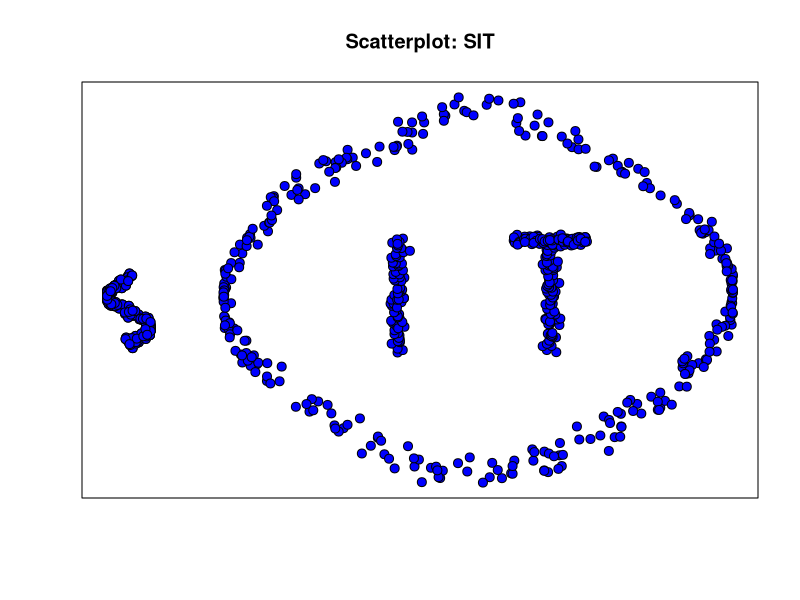
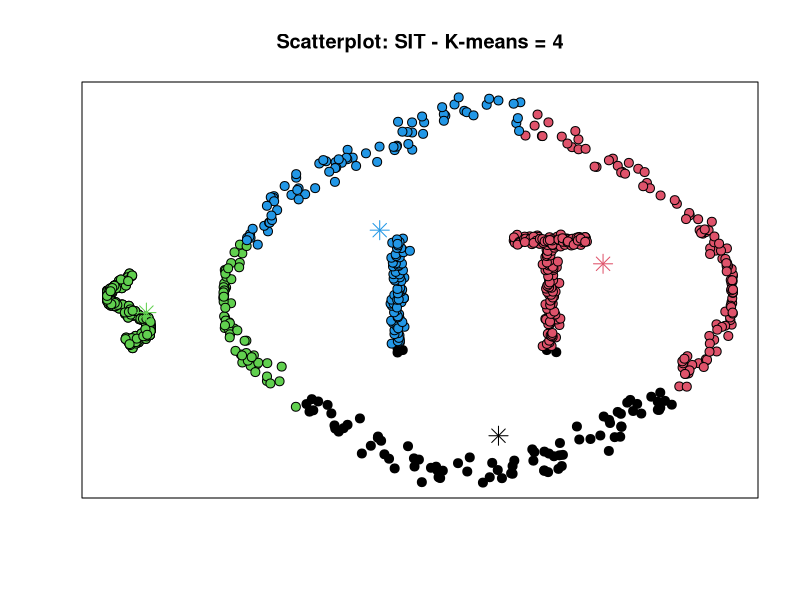
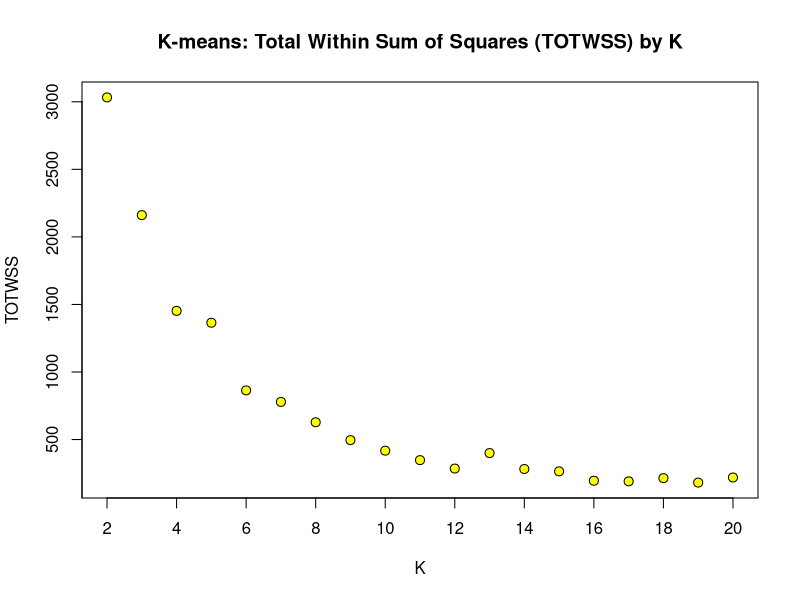
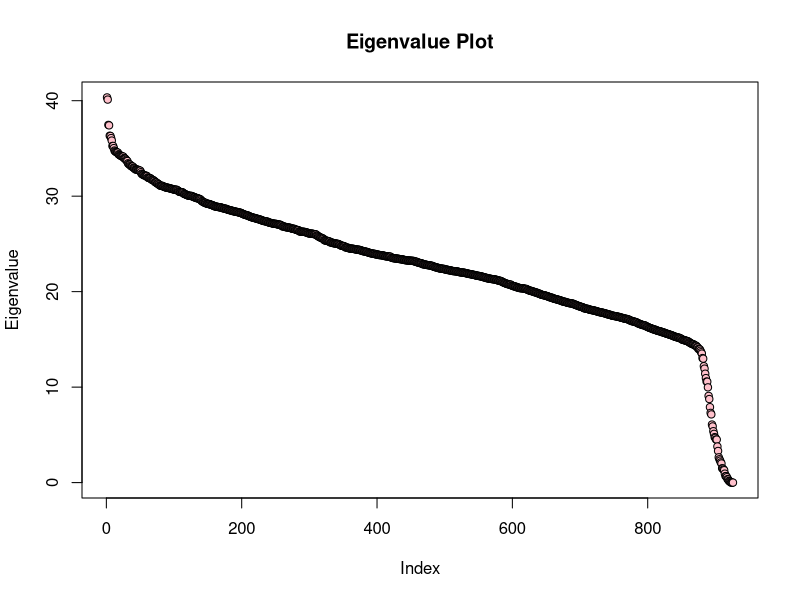
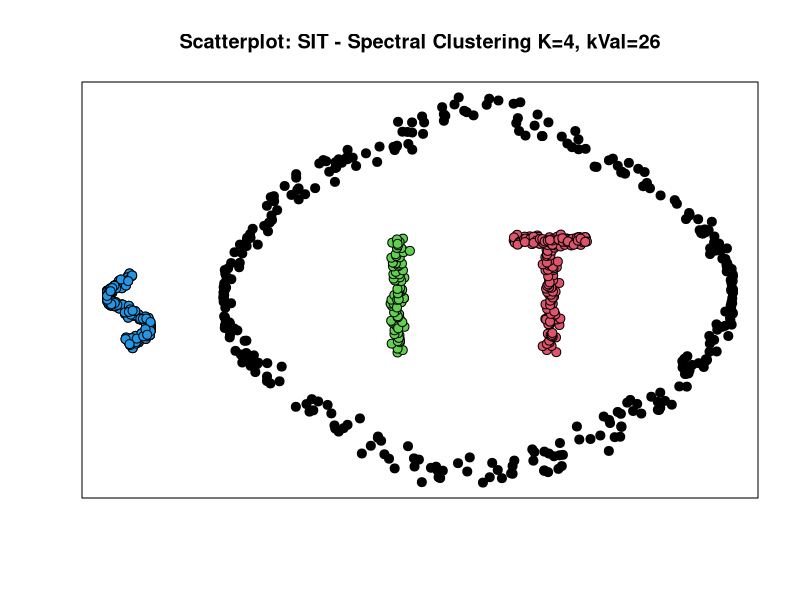
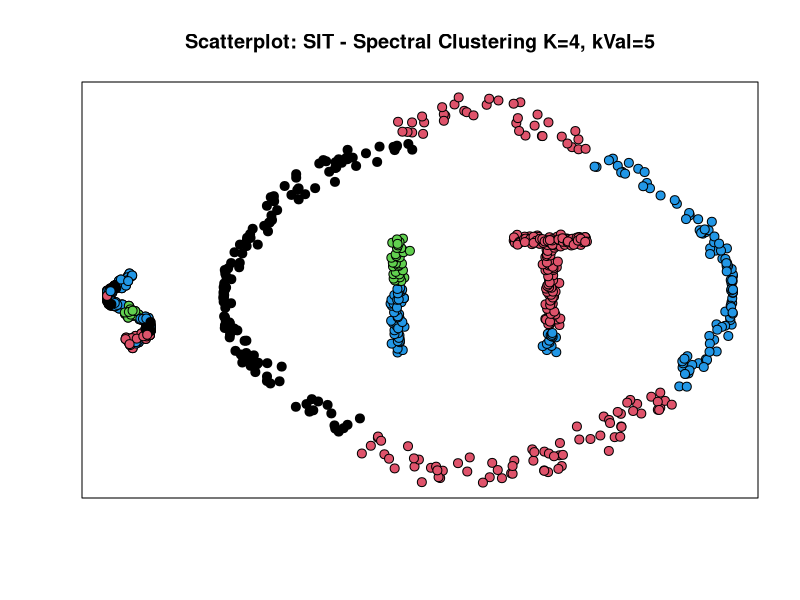

These figures' R source, in order:
## ---- chunk 1
knitr::opts_chunk$set(echo = TRUE)
## ---- chunk 2
# Read in the Data
zz<-read.table("Data/lettersdata.txt")
zz<-as.matrix(zz)
## ---- chunk 3
zz[1:10,]
## ---- chunk 4
# Plot the Data
plot(zz,
     main = "Scatterplot: SIT",
     pch = 21,
     col = "black",
     bg = "blue",
     cex = 1.2,
     xaxt = 'n', 
     yaxt = 'n',
     xlab = '', 
     ylab = '')
## ---- chunk 5
cl <- kmeans(zz, 4, nstart = 25)
## ---- chunk 6
plot(zz,
     main = "Scatterplot: SIT - K-means = 4",
     col = 'black', 
     bg = cl$cluster, 
     pch=21,
     cex = 1.2,
     xaxt = 'n', 
     yaxt = 'n',
     xlab = '', 
     ylab = '')

points(cl$centers, 
       col = 1:5, 
       pch = 8,
       cex = 1.8
)
## ---- chunk 7
#Initialize Matrix with 2 columns: One for the K, the other for the TOTWSS
totwss <- matrix(0, nrow = 19, ncol = 2)
totwss[,1] <- 2:20 # Assign 2:20 to first column

#Vectorize the K-means function such that it is applied to each number of K (Faster than for loop)
totwss[,2] <- unlist(lapply(2:20, function(i) kmeans(zz, centers=i)$tot.withinss))  
## ---- chunk 8
plot(totwss, 
     main="K-means: Total Within Sum of Squares (TOTWSS) by K",
     xlab= "K",
     ylab= "TOTWSS",
     col = 'black', 
     bg = 'yellow', 
     pch=21,
     cex = 1.2,
     axes = FALSE) #Clears axes

# Create Custom Axes

# Create X axis: Set ticks to start at 2 and go up by 2.
axis(1, at = seq(2, 20, by = 2))

# Create Y Axis: Set ticks to start at 0 and go up by 500.
axis(2, at = seq(0, 3000, by = 500))

# Redraw the Box
box()
## ---- chunk 9
dZZ<-as.matrix(dist(zz)) # compute eucleadean distances
cParam = 1 # parameter of similarity function
S<-exp(-dZZ/cParam) #compute similarity matrix
## ---- chunk 10
#S-distance matrix and k-no of neighbours
AffMat <- function(S, k) {
  n <- nrow(S)
  AM <- matrix(0, nrow = n, ncol = n)
  
  for (i in 1:n) {
    top_k_indices <- order(S[i, ], decreasing = TRUE)[1:k]
    AM[i, top_k_indices] <- S[i, top_k_indices]
    AM[top_k_indices, i] <- AM[i, top_k_indices]
  }
  
  AM
}
## ---- chunk 11
kVal=26   
A<-AffMat(S,kVal)
## ---- chunk 12
D <- diag(apply(A, 1, sum)) # sum rows
## ---- chunk 13
L <- D - A
## ---- chunk 14
eigL <-eigen(L)
## ---- chunk 15
plot(eigL$values,
     main = "Eigenvalue Plot",
     ylab= "Eigenvalue",
     col = 'black', 
     bg = 'pink', 
     pch=21,
     cex = 0.98)
## ---- chunk 16
tail(eigL$values, 10)
## ---- chunk 17

k<-4
Z<- eigL$vectors[,(ncol(eigL$vectors)-k+1):ncol(eigL$vectors)]

## ---- chunk 18
cl2 <- kmeans(Z, k, nstart=25)
## ---- chunk 19
plot(zz, 
     main = "Scatterplot: SIT - Spectral Clustering K=4, kVal=26",
     col='black',
     bg=cl2$cluster,
     pch=21,
     cex = 1.2,
     xaxt = 'n', 
     yaxt = 'n',
     xlab = '', 
     ylab = ''
)
## ---- chunk 20

kVal_2 = 5   
A_2<-AffMat(S,kVal_2)
D_2 <- diag(apply(A_2, 1, sum)) 
L_2 <- D_2 - A_2
eigL_2 <-eigen(L_2)
Z_2<- eigL_2$vectors[,(ncol(eigL_2$vectors)-k+1):ncol(eigL_2$vectors)]
cl3 <- kmeans(Z_2, k, nstart=25)


plot(zz, 
     main = "Scatterplot: SIT - Spectral Clustering K=4, kVal=5",
     col='black',
     bg=cl3$cluster,
     pch=21,
     cex = 1.2,
     xaxt = 'n', 
     yaxt = 'n',
     xlab = '', 
     ylab = ''
)

## ---- chunk 21
tail(eigL_2$values, 35)
